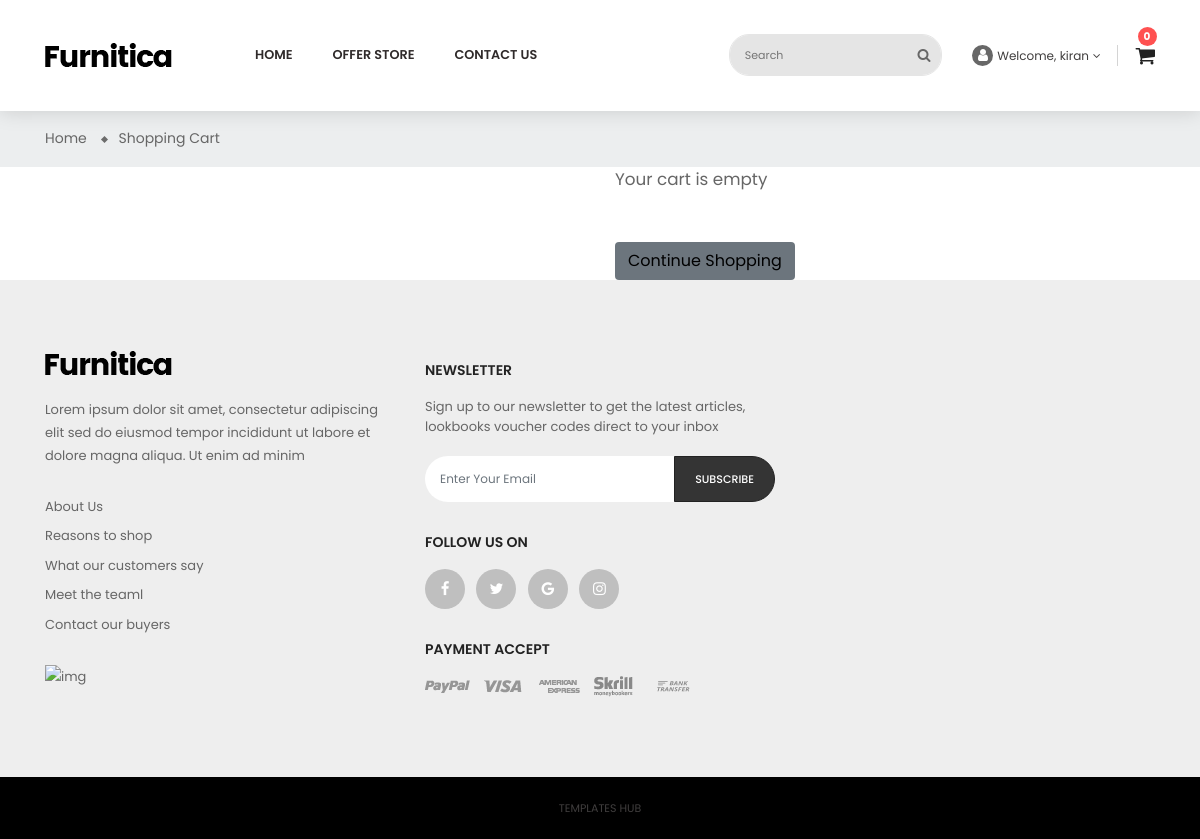
/cart (signed in), run on an earlier commit of the app's database.
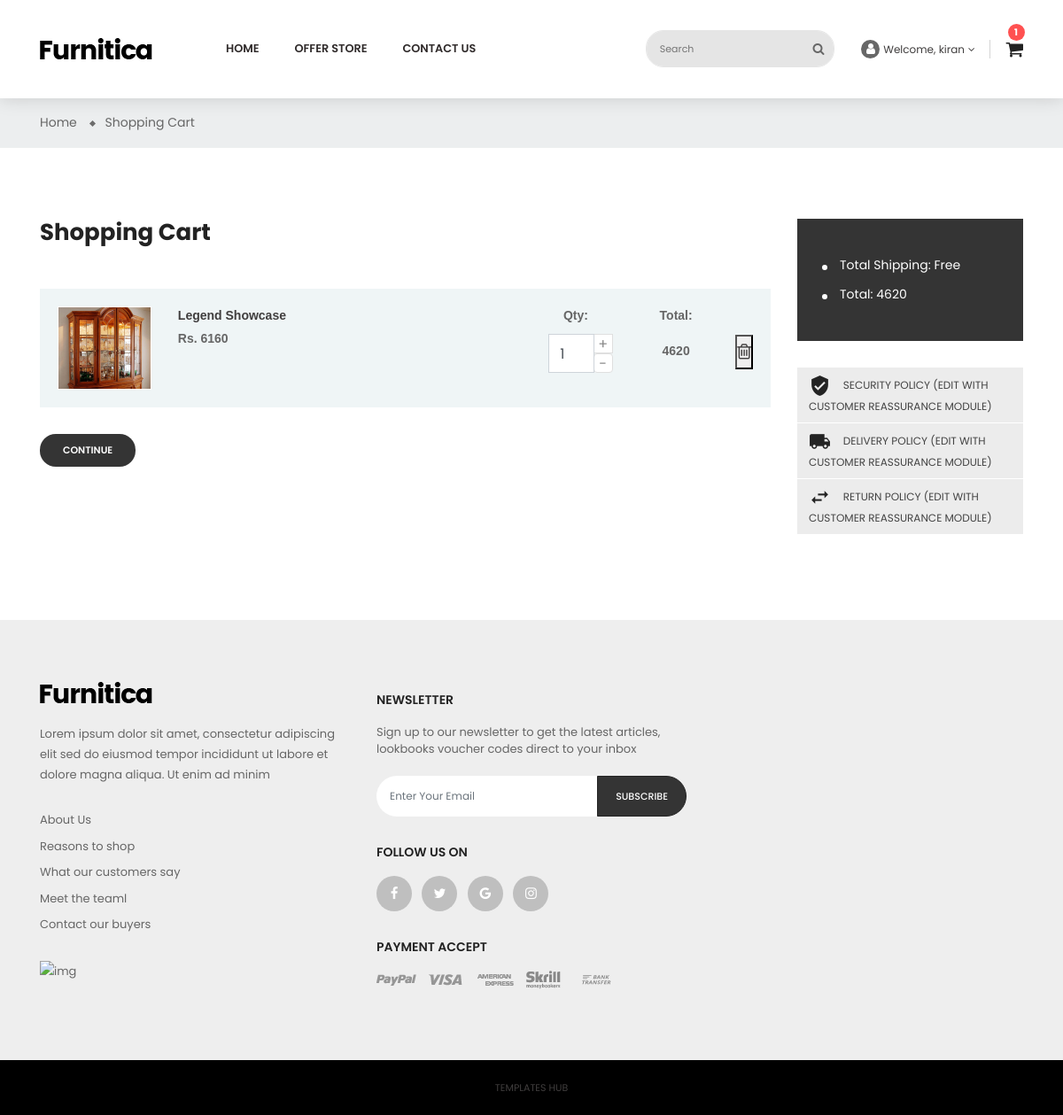
And on a later commit of the database.
### customer/models.py (models this page shows, shortened)
class CartItem(models.Model):
    product = models.ForeignKey(Product, on_delete=models.CASCADE)
    user = models.ForeignKey(Customer, on_delete=CASCADE)
    quantity = models.IntegerField()
    is_active = models.BooleanField(default=True)
    def sub_total(self):
        return self.product.finalprice * self.quantity

### store/models.py (models this page shows, shortened)
class Product(models.Model):
    product_name = models.CharField(max_length=200)
    image1 = models.ImageField(upload_to = 'pics/products')
    image2 = models.ImageField(upload_to = 'pics/products')
    image3 = models.ImageField(upload_to = 'pics/products')
    category = models.ForeignKey(Category, on_delete=CASCADE)
    price = models.IntegerField()
    offer = models.IntegerField(default=0)
    finalprice = models.IntegerField(default=0)
    date_posted = models.DateTimeField(default=timezone.now)

### customer/views.py (the view)
# urls.py: path('cart', views.cart, name='cart'),
def cart(request, total = 0, quantity =0, cart_item = None):
        if request.session.has_key('username'):
            uname = request.session['username']
            user = Customer.objects.get(username=uname)
            cart_items = CartItem.objects.filter(user=user)
            for cart_item in cart_items:
                total += (cart_item.product.finalprice * cart_item.quantity)
                quantity += cart_item.quantity
                print(cart_item.id)
            try:
                count = Cart_count.objects.get(user=user)
                cartcount = count.count
            except:
                cartcount = 0
        context = {
            'total' : total,
            'quantity': quantity,
            'cart_items': cart_items,
            'user' : user,
            'c': cartcount
            }
        return render (request, 'user/product-cart.html', context)

### templates/user/product-cart.html (shortened to what the changed rows need)
{% load static %}
<!DOCTYPE html>
<html lang="en">
<head>
    <link rel="stylesheet" href="{% static 'user/libs/bootstrap/css/bootstrap.min.css' %}">
    <link rel="stylesheet" href="{% static 'user/libs/font-awesome/css/font-awesome.min.css' %}">
    <link rel="stylesheet" href="{% static 'user/libs/nivo-slider/css/nivo-slider.css' %}">
    <link rel="stylesheet" href="{% static 'userlibs/nivo-slider/css/animate.css' %}">
    <link rel="stylesheet" href="{% static 'user/libs/nivo-slider/css/style.css' %}">
    <link rel="stylesheet" href="{% static 'user/libs/font-material/css/material-design-iconic-font.min.css' %}">
    <link rel="stylesheet" href="{% static 'user/libs/slider-range/css/jslider.css' %}">
    <link rel="stylesheet" href="{% static 'user/libs/owl-carousel/assets/owl.carousel.min.css' %}">
    <link rel="stylesheet" href="{% static 'user/libs/slick-slider/css/slick.css' %}">
    <link rel="stylesheet" href="{% static 'user/libs/slick-slider/css/slick-theme.css' %}">
    <link rel="stylesheet" type="text/css" href="{% static 'user/css/style.css' %}">
    <link rel="stylesheet" type="text/css" href="{% static 'user/css/reponsive.css' %}">
</head>
<body class="product-cart checkout-cart blog">
    <header>
        <div class="header-top d-xs-none ">
            <div class="container">
                <div class="row">
                    <div class="col-sm-5 col-md-5 d-flex align-items-center justify-content-end" id="search_widget">
                        <div class="desktop_cart">
                            <div class="blockcart block-cart cart-preview tiva-toggle">
                                <div class="header-cart tiva-toggle-btn">
                                    <a href="/cart"><i class="fa fa-shopping-cart" aria-hidden="true"></i><span class="badge" id = "cartcount">{{c}}</span></a></a>
                                </div>
                            </div>
                        </div>
                    </div>
                </div>
            </div>
        </div>
    </header>
    <div class="main-content" id="cart">
        <div id="wrapper-site">
            {% if cart_items %}
            <div class="container">
                <div class="row">
                    <div id="content-wrapper" class="col-xs-12 col-sm-12 col-md-12 col-lg-12 onecol">
                        <section id="main">
                            <div class="cart-grid row">
                                <div class="col-md-9 col-xs-12 check-info">
                                    <h1 class="title-page">Shopping Cart</h1>
                                    <div class="cart-container">
                                        <div class="cart-overview js-cart">
                                            <ul class="cart-items">
                                                <li class="cart-item">
                                                    {% for cart_item in cart_items %}
                                                    <div class="product-line-grid row justify-content-between" id="product_item{{cart_item.id}}">
                                                        <div class="product-line-grid-left col-md-2">
                                                            <span class="product-image media-middle">
                                                                <a href="product-detail.html">
                                                                    <img class="img-fluid" src="{{cart_item.product.image1.url}}" alt="">
                                                                </a>
                                                            </span>
                                                        </div>
                                                        <div class="product-line-grid-body col-md-6">
                                                            <div class="product-line-info">
                                                                <a class="label" href="product-detail.html" data-id_customization="0">{{cart_item.product.product_name}}</a>
                                                            </div>
                                                            <div class="product-line-info product-price">
                                                                <span class="value">Rs. {{cart_item.product.price}}</span>
                                                            </div>
                                                        </div>
                                                        <div class="product-line-grid-right text-center product-line-actions col-md-4">
                                                            <div class="row">
                                                                <div class="col-md-5 col qty">
                                                                    <div class="label">Qty:</div>
                                                                    <div class="quantity">
                                                                        <input type="text" name="qty" value="{{cart_item.quantity}}" class="input-group form-control" id="count{{cart_item.id}}">
                                                                        <span class="input-group-btn-vertical">
                                                                            <button class="btn btn-touchspin js-touchspin bootstrap-touchspin-up incre" type="button" data-index="{{cart_item.id}}" value="{{cart_item.product.id}}">
                                                                                +
                                                                            </button>
                                                                            <button class="btn btn-touchspin js-touchspin decre decre" type="button" data-index="{{cart_item.id}}" value="{{cart_item.product.id}}">
                                                                                -
                                                                            </button>
                                                                        </span>
                                                                    </div>
                                                                </div>
                                                                <div class="col-md-5 col price">
                                                                    <div class="label">Total:</div>
                                                                    <div class="product-price total" id="sub{{cart_item.product.id}}">
                                                                        {{cart_item.sub_total}}
                                                                    </div>
                                                                </div>
                                                                <div class="col-md-2 col text-xs-right align-self-end">
                                                                    <div class="cart-line-product-actions ">
                                                                        <a href="{% url 'remove_cart_item' cart_item.id %}"><button class="remove-from-cart" rel="nofollow" data-link-action="delete-from-cart" data-id-product="1" data-index="{{cart_item.id}}" id="deletecart">
                                                                            <i class="fa fa-trash-o" aria-hidden="true"></i></a>
                                                                    </div>
                                                                </div>
                                                            </div>
                                                        </div>
                                                    </div>
                                                    {% endfor %}
                                                </li>
                                            </ul>
                                        </div>
                                    </div>
                                    <a href="checkout" class="continue btn btn-primary pull-xs-right">
                                        Continue
                                    </a>
                                </div>
                                <div class="cart-grid-right col-xs-12 col-lg-3">
                                    <div class="cart-summary">
                                        <div class="cart-detailed-totals">
                                            <div class="cart-summary-line" id="cart-subtotal-shipping">
                                                <span class="label">
                                                    Total Shipping:
                                                </span>
                                                <span class="value">Free</span>
                                            </div>
                                            <div class="cart-summary-line cart-total">
                                                <span class="label">Total:</span>
                                                <span class="value" id="total">{{total}}</span>
                                            </div>
                                        </div>
                                    </div>
                                    <div id="block-reassurance">
                                        <ul>
                                            <li>
                                                <div class="block-reassurance-item">
                                                    <img src="{% static 'user/img/product/check1.png' %}" alt="Security policy (edit with Customer reassurance module)">
                                                    <span>Security policy (edit with Customer reassurance module)</span>
                                                </div>
                                            </li>
                                            <li>
                                                <div class="block-reassurance-item">
                                                    <img src="{% static 'user/img/product/check2.png' %}" alt="Delivery policy (edit with Customer reassurance module)">
                                                    <span>Delivery policy (edit with Customer reassurance module)</span>
                                                </div>
                                            </li>
                                            <li>
                                                <div class="block-reassurance-item">
                                                    <img src="{% static 'user/img/product/check3.png' %}" alt="Return policy (edit with Customer reassurance module)">
                                                    <span>Return policy (edit with Customer reassurance module)</span>
                                                </div>
                                            </li>
                                        </ul>
                                    </div>
                                </div>
                            </div>
                        </section>
                    </div>
                </div>
            </div>
            {% else %}
            <div class="col-md-6 ml-auto">
                <label for="" style="font-size: larger;">Your cart is empty</label><br><br><br>
                <a href="/home"><button class="btn bg-secondary">Continue Shopping</button></a>
            </div>
            {% endif %}
        </div>
    </div>
</body>
</html>

What changed in the data, as far as the page shows it:
added CartItem: product.image1 (picture), product.product_name "Legend Showcase", product.price "6160", qty "1", sub_total "4620"
Also different on the page:
{{ c }}: "0" → "1"
{{ total }}: (not shown) → "4620"
text no longer shown: "Your cart is empty Continue Shopping"
text now shown: "Shopping Cart CONTINUE Total Shipping: Free Total: SECURITY POLICY (EDIT WITH CUSTOMER REASSURANCE MODULE) DELIVERY POLICY (EDIT WITH CUSTOMER REASSURANCE MODULE) RETURN POLICY (EDIT WITH CUSTOMER REASSURANCE MODULE)"
